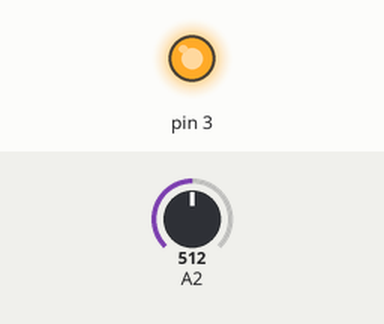
Bench run of a sketch on a simulated Arduino Uno, built with avr-gcc and run on an emulated ATmega328P. Parts: output pins drawn as LEDs (lit = HIGH). The test bench sets the inputs (shaded band); at power-on: A2 = 512.

Above: at 1.2 s.
1.3 s: A2 set to 521
At 2.3 s:
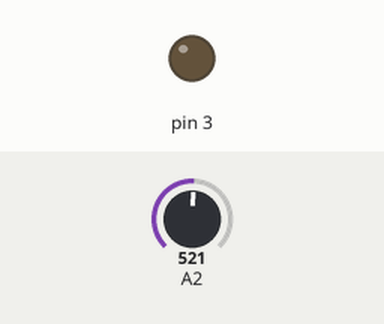
2.8 s: A2 set to 511
At 3.5 s:
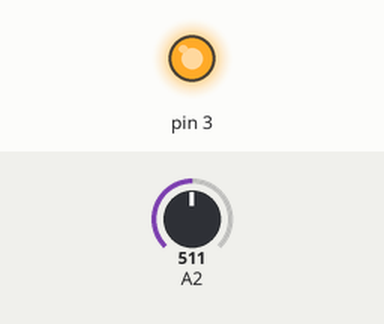
4.3 s: A2 set to 716
At 4.6 s:
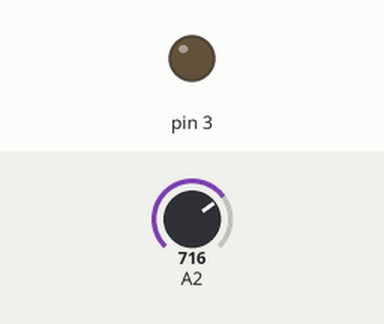
Timing chart, 0 to 7.3 s (numbered marks = the images above; inputs shaded):
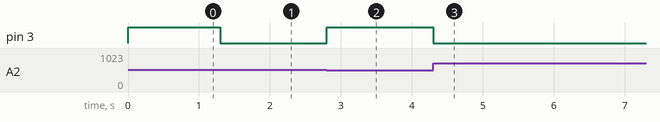

Measured:
- the behaviour switches between 512 and 513 on A2 (found by bisection; images 0 and 1)
- after the input at 1.3 s, pin 3: HIGH → LOW at once
- after the input at 2.8 s, pin 3: LOW → HIGH at once
- after the input at 4.3 s, pin 3: HIGH → LOW at once

The sketch:

Potenciometro.ino
```cpp
int Potenciometro = 0;

void setup(){
  pinMode(3, OUTPUT);
}

void loop(){
  Potenciometro=analogRead(A2);

  if(Potenciometro<=512){
    digitalWrite(3, HIGH);
  }
  else if (Potenciometro>512){
    digitalWrite(3, LOW);
  }
}
```
